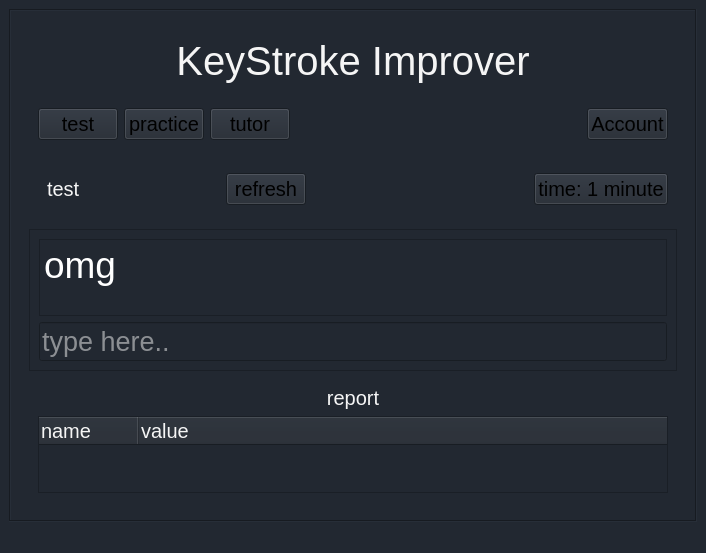
<?xml version="1.0" encoding="UTF-8"?>
<ui version="4.0">
 <class>MainWindow</class>
 <widget class="QMainWindow" name="MainWindow">
  <property name="geometry">
   <rect>
    <x>0</x>
    <y>0</y>
    <width>706</width>
    <height>553</height>
   </rect>
  </property>
  <property name="sizePolicy">
   <sizepolicy hsizetype="Preferred" vsizetype="MinimumExpanding">
    <horstretch>0</horstretch>
    <verstretch>0</verstretch>
   </sizepolicy>
  </property>
  <property name="minimumSize">
   <size>
    <width>0</width>
    <height>100</height>
   </size>
  </property>
  <property name="windowTitle">
   <string>MainWindow</string>
  </property>
  <property name="styleSheet">
   <string notr="true">background-color:#222831;</string>
  </property>
  <widget class="QWidget" name="centralwidget">
   <layout class="QGridLayout" name="gridLayout">
    <item row="0" column="0">
     <widget class="QScrollArea" name="scrollArea">
      <property name="font">
       <font>
        <pointsize>15</pointsize>
       </font>
      </property>
      <property name="frameShape">
       <enum>QFrame::Box</enum>
      </property>
      <property name="widgetResizable">
       <bool>true</bool>
      </property>
      <widget class="QWidget" name="scrollAreaWidgetContents">
       <property name="geometry">
        <rect>
         <x>0</x>
         <y>0</y>
         <width>684</width>
         <height>488</height>
        </rect>
       </property>
       <layout class="QGridLayout" name="gridLayout_3">
        <item row="0" column="0">
         <widget class="QFrame" name="frame_2">
          <property name="sizePolicy">
           <sizepolicy hsizetype="Preferred" vsizetype="Preferred">
            <horstretch>0</horstretch>
            <verstretch>0</verstretch>
           </sizepolicy>
          </property>
          <property name="minimumSize">
           <size>
            <width>600</width>
            <height>450</height>
           </size>
          </property>
          <property name="font">
           <font>
            <pointsize>15</pointsize>
           </font>
          </property>
          <property name="frameShape">
           <enum>QFrame::NoFrame</enum>
          </property>
          <property name="frameShadow">
           <enum>QFrame::Raised</enum>
          </property>
          <layout class="QGridLayout" name="gridLayout_2">
           <item row="2" column="0">
            <widget class="QFrame" name="frame_5">
             <property name="font">
              <font>
               <pointsize>15</pointsize>
              </font>
             </property>
             <property name="frameShape">
              <enum>QFrame::NoFrame</enum>
             </property>
             <property name="frameShadow">
              <enum>QFrame::Raised</enum>
             </property>
             <layout class="QGridLayout" name="gridLayout_4">
              <item row="0" column="0">
               <widget class="QFrame" name="frame_6">
                <property name="minimumSize">
                 <size>
                  <width>200</width>
                  <height>0</height>
                 </size>
                </property>
                <property name="maximumSize">
                 <size>
                  <width>300</width>
                  <height>16777215</height>
                 </size>
                </property>
                <property name="font">
                 <font>
                  <pointsize>15</pointsize>
                 </font>
                </property>
                <property name="frameShape">
                 <enum>QFrame::NoFrame</enum>
                </property>
                <property name="frameShadow">
                 <enum>QFrame::Raised</enum>
                </property>
                <layout class="QHBoxLayout" name="horizontalLayout_2">
                 <item>
                  <widget class="QLabel" name="label_2">
                   <property name="font">
                    <font>
                     <pointsize>15</pointsize>
                    </font>
                   </property>
                   <property name="styleSheet">
                    <string notr="true">color:whitesmoke;</string>
                   </property>
                   <property name="text">
                    <string>test</string>
                   </property>
                  </widget>
                 </item>
                 <item>
                  <spacer name="horizontalSpacer_4">
                   <property name="font">
                    <font>
                     <pointsize>15</pointsize>
                    </font>
                   </property>
                   <property name="orientation">
                    <enum>Qt::Horizontal</enum>
                   </property>
                   <property name="sizeHint" stdset="0">
                    <size>
                     <width>158</width>
                     <height>20</height>
                    </size>
                   </property>
                  </spacer>
                 </item>
                 <item>
                  <widget class="QPushButton" name="test_refresh_button">
                   <property name="font">
                    <font>
                     <pointsize>15</pointsize>
                    </font>
                   </property>
                   <property name="styleSheet">
                    <string notr="true"/>
                   </property>
                   <property name="text">
                    <string>refresh</string>
                   </property>
                  </widget>
                 </item>
                </layout>
               </widget>
              </item>
              <item row="0" column="1">
               <spacer name="horizontalSpacer_2">
                <property name="font">
                 <font>
                  <pointsize>15</pointsize>
                 </font>
                </property>
                <property name="orientation">
                 <enum>Qt::Horizontal</enum>
                </property>
                <property name="sizeHint" stdset="0">
                 <size>
                  <width>231</width>
                  <height>21</height>
                 </size>
                </property>
               </spacer>
              </item>
              <item row="0" column="2">
               <widget class="QPushButton" name="time_button">
                <property name="font">
                 <font>
                  <pointsize>15</pointsize>
                 </font>
                </property>
                <property name="styleSheet">
                 <string notr="true"/>
                </property>
                <property name="text">
                 <string>time: 1 minute</string>
                </property>
               </widget>
              </item>
             </layout>
            </widget>
           </item>
           <item row="0" column="0">
            <widget class="QFrame" name="frame_4">
             <property name="font">
              <font>
               <pointsize>15</pointsize>
              </font>
             </property>
             <property name="frameShape">
              <enum>QFrame::NoFrame</enum>
             </property>
             <property name="frameShadow">
              <enum>QFrame::Raised</enum>
             </property>
             <layout class="QVBoxLayout" name="verticalLayout_3">
              <item>
               <widget class="QLabel" name="label">
                <property name="font">
                 <font>
                  <family>Ubuntu</family>
                  <pointsize>30</pointsize>
                  <weight>50</weight>
                  <italic>false</italic>
                  <bold>false</bold>
                 </font>
                </property>
                <property name="styleSheet">
                 <string notr="true">color:whitesmoke;
font: 30pt &quot;Ubuntu&quot;;</string>
                </property>
                <property name="text">
                 <string>KeyStroke Improver</string>
                </property>
                <property name="alignment">
                 <set>Qt::AlignCenter</set>
                </property>
               </widget>
              </item>
             </layout>
            </widget>
           </item>
           <item row="3" column="0">
            <widget class="QFrame" name="frame_3">
             <property name="font">
              <font>
               <pointsize>15</pointsize>
              </font>
             </property>
             <property name="frameShape">
              <enum>QFrame::StyledPanel</enum>
             </property>
             <property name="frameShadow">
              <enum>QFrame::Raised</enum>
             </property>
             <layout class="QVBoxLayout" name="verticalLayout">
              <item>
               <widget class="QTextBrowser" name="testTextBrowser">
                <property name="font">
                 <font>
                  <pointsize>15</pointsize>
                 </font>
                </property>
                <property name="styleSheet">
                 <string notr="true">color:whitesmoke;</string>
                </property>
                <property name="markdown">
                 <string>omg

</string>
                </property>
                <property name="html">
                 <string>&lt;!DOCTYPE HTML PUBLIC &quot;-//W3C//DTD HTML 4.0//EN&quot; &quot;http://www.w3.org/TR/REC-html40/strict.dtd&quot;&gt;
&lt;html&gt;&lt;head&gt;&lt;meta name=&quot;qrichtext&quot; content=&quot;1&quot; /&gt;&lt;style type=&quot;text/css&quot;&gt;
p, li { white-space: pre-wrap; }
&lt;/style&gt;&lt;/head&gt;&lt;body style=&quot; font-family:'Ubuntu'; font-size:15pt; font-weight:400; font-style:normal;&quot;&gt;
&lt;p style=&quot; margin-top:6px; margin-bottom:6px; margin-left:0px; margin-right:0px; -qt-block-indent:0; text-indent:0px;&quot;&gt;&lt;span style=&quot; font-size:28pt; color:#ffffff;&quot;&gt;omg&lt;/span&gt;&lt;/p&gt;&lt;/body&gt;&lt;/html&gt;</string>
                </property>
                <property name="overwriteMode">
                 <bool>false</bool>
                </property>
               </widget>
              </item>
              <item>
               <widget class="QLineEdit" name="test_type">
                <property name="font">
                 <font>
                  <pointsize>20</pointsize>
                 </font>
                </property>
                <property name="styleSheet">
                 <string notr="true">color:whitesmoke;</string>
                </property>
                <property name="text">
                 <string/>
                </property>
                <property name="placeholderText">
                 <string>type here..</string>
                </property>
               </widget>
              </item>
             </layout>
            </widget>
           </item>
           <item row="1" column="0">
            <widget class="QFrame" name="frame">
             <property name="sizePolicy">
              <sizepolicy hsizetype="Preferred" vsizetype="Preferred">
               <horstretch>0</horstretch>
               <verstretch>0</verstretch>
              </sizepolicy>
             </property>
             <property name="font">
              <font>
               <pointsize>15</pointsize>
              </font>
             </property>
             <property name="frameShape">
              <enum>QFrame::NoFrame</enum>
             </property>
             <property name="frameShadow">
              <enum>QFrame::Raised</enum>
             </property>
             <layout class="QHBoxLayout" name="horizontalLayout">
              <item>
               <widget class="QPushButton" name="pushButton">
                <property name="font">
                 <font>
                  <pointsize>15</pointsize>
                 </font>
                </property>
                <property name="styleSheet">
                 <string notr="true"/>
                </property>
                <property name="text">
                 <string>test</string>
                </property>
                <property name="checkable">
                 <bool>false</bool>
                </property>
               </widget>
              </item>
              <item>
               <widget class="QPushButton" name="practice_button">
                <property name="font">
                 <font>
                  <pointsize>15</pointsize>
                 </font>
                </property>
                <property name="styleSheet">
                 <string notr="true"/>
                </property>
                <property name="text">
                 <string>practice</string>
                </property>
               </widget>
              </item>
              <item>
               <widget class="QPushButton" name="pushButton_3">
                <property name="font">
                 <font>
                  <pointsize>15</pointsize>
                 </font>
                </property>
                <property name="styleSheet">
                 <string notr="true">
</string>
                </property>
                <property name="text">
                 <string>tutor</string>
                </property>
               </widget>
              </item>
              <item>
               <spacer name="horizontalSpacer">
                <property name="font">
                 <font>
                  <pointsize>15</pointsize>
                 </font>
                </property>
                <property name="orientation">
                 <enum>Qt::Horizontal</enum>
                </property>
                <property name="sizeHint" stdset="0">
                 <size>
                  <width>40</width>
                  <height>20</height>
                 </size>
                </property>
               </spacer>
              </item>
              <item>
               <widget class="QPushButton" name="account_btn">
                <property name="font">
                 <font>
                  <pointsize>15</pointsize>
                 </font>
                </property>
                <property name="styleSheet">
                 <string notr="true"/>
                </property>
                <property name="text">
                 <string>Account</string>
                </property>
               </widget>
              </item>
             </layout>
            </widget>
           </item>
           <item row="4" column="0">
            <widget class="QScrollArea" name="scrollArea_2">
             <property name="font">
              <font>
               <pointsize>15</pointsize>
              </font>
             </property>
             <property name="frameShape">
              <enum>QFrame::NoFrame</enum>
             </property>
             <property name="widgetResizable">
              <bool>true</bool>
             </property>
             <widget class="QWidget" name="scrollAreaWidgetContents_3">
              <property name="geometry">
               <rect>
                <x>0</x>
                <y>0</y>
                <width>634</width>
                <height>117</height>
               </rect>
              </property>
              <layout class="QVBoxLayout" name="verticalLayout_2">
               <item>
                <widget class="QLabel" name="label_4">
                 <property name="font">
                  <font>
                   <pointsize>15</pointsize>
                  </font>
                 </property>
                 <property name="styleSheet">
                  <string notr="true">color:whitesmoke;</string>
                 </property>
                 <property name="text">
                  <string>report</string>
                 </property>
                 <property name="alignment">
                  <set>Qt::AlignCenter</set>
                 </property>
                </widget>
               </item>
               <item>
                <widget class="QTreeWidget" name="treeWidget">
                 <property name="font">
                  <font>
                   <pointsize>15</pointsize>
                  </font>
                 </property>
                 <property name="styleSheet">
                  <string notr="true">color:whitesmoke;</string>
                 </property>
                 <column>
                  <property name="text">
                   <string>name</string>
                  </property>
                  <property name="font">
                   <font>
                    <pointsize>15</pointsize>
                   </font>
                  </property>
                 </column>
                 <column>
                  <property name="text">
                   <string>value</string>
                  </property>
                  <property name="font">
                   <font>
                    <pointsize>15</pointsize>
                   </font>
                  </property>
                 </column>
                </widget>
               </item>
              </layout>
             </widget>
            </widget>
           </item>
          </layout>
         </widget>
        </item>
       </layout>
      </widget>
     </widget>
    </item>
   </layout>
  </widget>
  <widget class="QMenuBar" name="menubar">
   <property name="geometry">
    <rect>
     <x>0</x>
     <y>0</y>
     <width>706</width>
     <height>21</height>
    </rect>
   </property>
  </widget>
  <widget class="QStatusBar" name="statusbar"/>
 </widget>
 <resources/>
 <connections/>
</ui>
